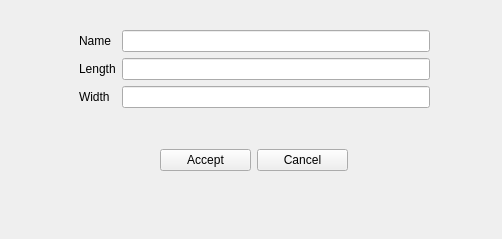
<?xml version="1.0" encoding="UTF-8"?>
<ui version="4.0">
 <class>NewMapWindow</class>
 <widget class="QMainWindow" name="NewMapWindow">
  <property name="geometry">
   <rect>
    <x>0</x>
    <y>0</y>
    <width>502</width>
    <height>239</height>
   </rect>
  </property>
  <property name="windowTitle">
   <string>New map info</string>
  </property>
  <widget class="QWidget" name="centralwidget">
   <widget class="QWidget" name="formLayoutWidget">
    <property name="geometry">
     <rect>
      <x>79</x>
      <y>30</y>
      <width>351</width>
      <height>98</height>
     </rect>
    </property>
    <layout class="QFormLayout" name="infoMapLayout">
     <item row="0" column="0">
      <widget class="QLabel" name="label">
       <property name="text">
        <string>Name</string>
       </property>
      </widget>
     </item>
     <item row="0" column="1">
      <widget class="QLineEdit" name="nameMap">
       <property name="text">
        <string/>
       </property>
      </widget>
     </item>
     <item row="1" column="0">
      <widget class="QLabel" name="label_2">
       <property name="text">
        <string>Length</string>
       </property>
      </widget>
     </item>
     <item row="1" column="1">
      <widget class="QLineEdit" name="lengthMap"/>
     </item>
     <item row="2" column="0">
      <widget class="QLabel" name="label_3">
       <property name="text">
        <string>Width</string>
       </property>
      </widget>
     </item>
     <item row="2" column="1">
      <widget class="QLineEdit" name="widthMap"/>
     </item>
    </layout>
   </widget>
   <widget class="QWidget" name="horizontalLayoutWidget">
    <property name="geometry">
     <rect>
      <x>160</x>
      <y>120</y>
      <width>188</width>
      <height>80</height>
     </rect>
    </property>
    <layout class="QHBoxLayout" name="horizontalLayout">
     <item>
      <widget class="QPushButton" name="acceptButton">
       <property name="text">
        <string>Accept</string>
       </property>
      </widget>
     </item>
     <item>
      <widget class="QPushButton" name="cancelButton">
       <property name="text">
        <string>Cancel</string>
       </property>
      </widget>
     </item>
    </layout>
   </widget>
  </widget>
 </widget>
 <resources/>
 <connections/>
</ui>
